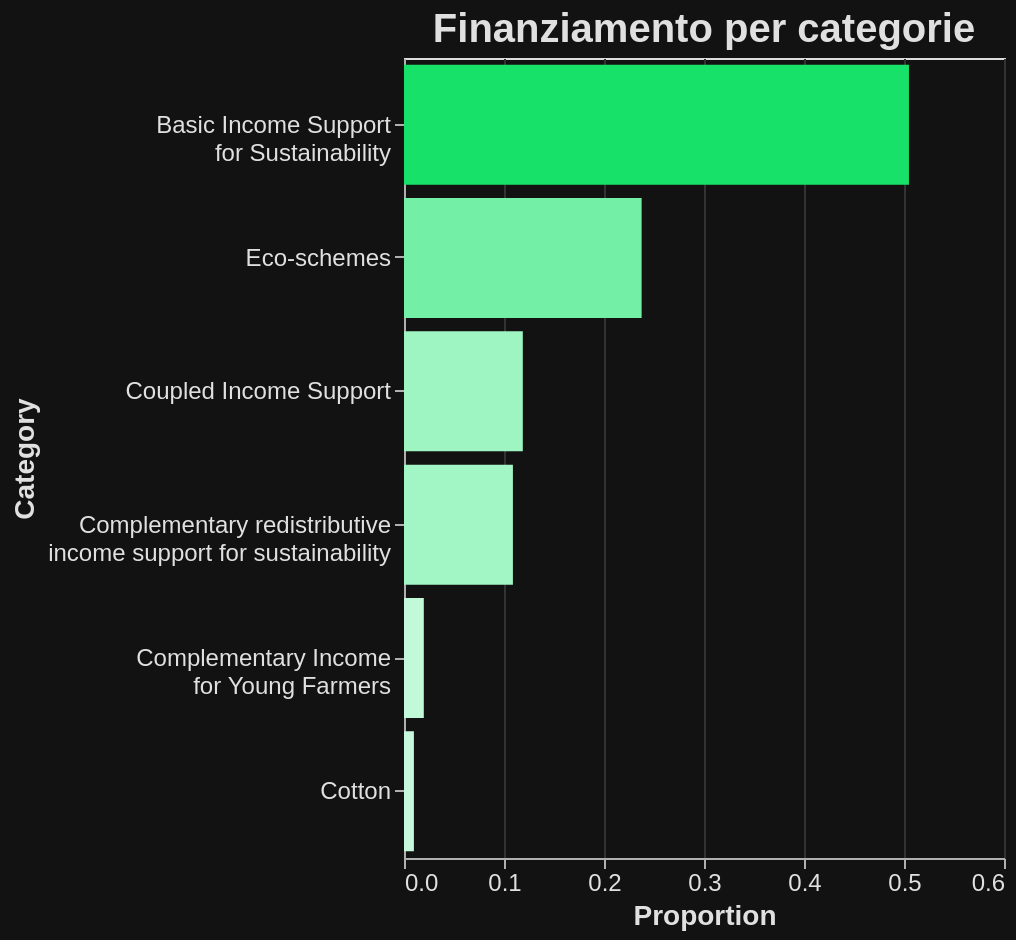

Here is the Vega-Lite specification saved for this chart:
### Vega-Lite specification from a JSON file in a GitHub repository (floating-point values rounded to 4 significant figures)
{"$schema": "https://vega.github.io/schema/vega-lite/v5.17.0.json", "config": {"axis": {"domainColor": "#B0B0B0", "gridColor": "#333333", "labelAngle": 0, "labelColor": "#E0E0E0", "labelFontSize": 12, "tickColor": "#B0B0B0", "titleColor": "#E0E0E0", "titleFontSize": 14}, "background": "#121212", "legend": {"labelColor": "#E0E0E0", "titleColor": "#E0E0E0"}, "mark": {"color": "#1f77b4"}, "title": {"color": "#E0E0E0", "fontSize": 20}}, "data": {"name": "data-aec11d41f0c1b250ccc3e60af3f4ac28"}, "datasets": {"data-aec11d41f0c1b250ccc3e60af3f4ac28": [{"Category": "Eco-schemes", "Proportion": 0.2376, "Series 1": 24, "Total": 101}, {"Category": ["Basic Income Support", "for Sustainability"], "Proportion": 0.505, "Series 1": 51, "Total": 101}, {"Category": "Cotton", "Proportion": 0.009901, "Series 1": 1, "Total": 101}, {"Category": ["Complementary redistributive", "income support for sustainability"], "Proportion": 0.1089, "Series 1": 11, "Total": 101}, {"Category": ["Complementary Income", "for Young Farmers"], "Proportion": 0.0198, "Series 1": 2, "Total": 101}, {"Category": "Coupled Income Support", "Proportion": 0.1188, "Series 1": 12, "Total": 101}]}, "encoding": {"color": {"field": "Proportion", "legend": null, "scale": {"interpolate": "hsl", "scheme": ["#c6f9db", "#18E169"]}, "type": "quantitative"}, "tooltip": [{"field": "Proportion", "title": "Proportion", "type": "quantitative"}], "x": {"field": "Proportion", "scale": {"domain": [0, 0.6]}, "title": "Proportion", "type": "quantitative"}, "y": {"field": "Category", "sort": "-x", "title": "Category", "type": "nominal"}}, "height": 400, "mark": {"type": "bar"}, "title": "Finanziamento per categorie", "width": "container"}
